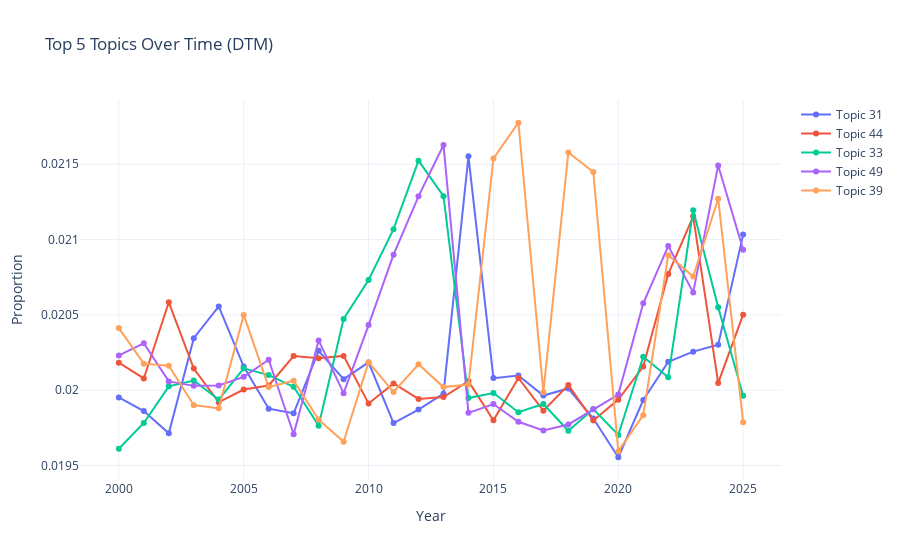

The cell this chart's notebook holds for it:
### Code cell
import plotly.graph_objects as go
import numpy as np

topic_means = topic_time_probs.mean(axis=0)
top5_idx = np.argsort(topic_means)[-5:]

def get_top_words(topic, timepoint, topn=8):
    words = loaded_dt_model.get_topic_words(topic, timepoint, top_n=topn)
    return ", ".join([w for w, p in words])

fig = go.Figure()

for k in top5_idx:
    y_values = topic_time_probs[:, k]

    htext = [
        f"Year: {all_years[t]}<br>"
        f"Topic {k}<br>"
        f"Top words: {get_top_words(k, t)}<br>"
        f"Proportion: {y_values[t]:.4f}"
        for t in range(len(all_years))
    ]

    fig.add_trace(go.Scatter(
        x=all_years,
        y=y_values,
        mode="lines+markers",
        name=f"Topic {k}",
        hovertext=htext,
        hoverinfo="text"
    ))

fig.update_layout(
    title="Top 5 Topics Over Time (DTM)",
    xaxis_title="Year",
    yaxis_title="Proportion",
    hovermode="closest",
    template="plotly_white"
)

fig.show()

### Figure 1 — Plotly figure (JSON) as saved in the notebook; plotly's stock layout.template omitted (floating-point values rounded to 4 significant figures)
{"data": [{"hoverinfo": "text", "hovertext": ["Year: 2000<br>Topic 31<br>Top words: algorithm, logic, information, program, theory, representation, datum, set<br>Proportion: 0.0200", "Year: 2001<br>Topic 31<br>Top words: quantum, information, language, algorithm, program, constraint, service, knowledge<br>Proportion: 0.0199", "Year: 2002<br>Topic 31<br>Top words: algorithm, program, complexity, semantic, code, computer, logic, datum<br>Proportion: 0.0197", "Year: 2003<br>Topic 31<br>Top words: algorithm, datum, information, code, constraint, language, dynamic, neural_network<br>Proportion: 0.0203", "Year: 2004<br>Topic 31<br>Top words: algorithm, information, network, software, graph, quantum, language, scheme<br>Proportion: 0.0206", "Year: 2005<br>Topic 31<br>Top words: algorithm, code, function, set, information, distribution, network, class<br>Proportion: 0.0202", "Year: 2006<br>Topic 31<br>Top words: algorithm, code, network, channel, set, information, rate, error<br>Proportion: 0.0199", "Year: 2007<br>Topic 31<br>Top words: network, code, complexity, channel, property, level, design, polynomial<br>Proportion: 0.0198", "Year: 2008<br>Topic 31<br>Top words: channel, graph, network, information, code, rate, function, scheme<br>Proportion: 0.0203", "Year: 2009<br>Topic 31<br>Top words: channel, code, information, algorithm, function, property, datum, graph<br>Proportion: 0.0201", "Year: 2010<br>Topic 31<br>Top words: graph, datum, information, channel, set, constraint, code, image<br>Proportion: 0.0202", "Year: 2011<br>Topic 31<br>Top words: graph, function, property, information, set, structure, datum, complexity<br>Proportion: 0.0198", "Year: 2012<br>Topic 31<br>Top words: information, graph, node, class, channel, set, linear, complexity<br>Proportion: 0.0199", "Year: 2013<br>Topic 31<br>Top words: network, graph, set, scheme, channel, code, optimal, structure<br>Proportion: 0.0200", "Year: 2014<br>Topic 31<br>Top words: network, set, channel, node, property, code, optimal, linear<br>Proportion: 0.0216", "Year: 2015<br>Topic 31<br>Top words: set, network, channel, linear, code, node, optimal, optimization<br>Proportion: 0.0201", "Year: 2016<br>Topic 31<br>Top words: set, channel, code, cost, real, single, recognition, optimization<br>Proportion: 0.0201", "Year: 2017<br>Topic 31<br>Top words: set, real, error, channel, code, strategy, linear, property<br>Proportion: 0.0200", "Year: 2018<br>Topic 31<br>Top words: set, relation, test, label, resource, processing, effective, software<br>Proportion: 0.0200", "Year: 2019<br>Topic 31<br>Top words: set, label, able, question, instance, word, resource, dimensional<br>Proportion: 0.0198", "Year: 2020<br>Topic 31<br>Top words: label, set, single, knowledge, effect, instance, speech, factor<br>Proportion: 0.0196", "Year: 2021<br>Topic 31<br>Top words: knowledge, single, label, online, input, speech, selection, factor<br>Proportion: 0.0199", "Year: 2022<br>Topic 31<br>Top words: knowledge, input, label, online, single, channel, feedback, dataset<br>Proportion: 0.0202", "Year: 2023<br>Topic 31<br>Top words: knowledge, input, label, online, channel, feedback, advantage, multi<br>Proportion: 0.0203", "Year: 2024<br>Topic 31<br>Top words: multi, knowledge, setting, online, feedback, advantage, service, mllm<br>Proportion: 0.0203", "Year: 2025<br>Topic 31<br>Top words: training, multi, representation, setting, online, feedback, mllm, service<br>Proportion: 0.0210"], "mode": "lines+markers", "name": "Topic 31", "type": "scatter", "x": [2000, 2001, 2002, 2003, 2004, 2005, 2006, 2007, 2008, 2009, 2010, 2011, 2012, 2013, 2014, 2015, 2016, 2017, 2018, 2019, 2020, 2021, 2022, 2023, 2024, 2025], "y": [0.01995, 0.01986, 0.01971, 0.02035, 0.02056, 0.02016, 0.01988, 0.01985, 0.02026, 0.02007, 0.02018, 0.01978, 0.01987, 0.01998, 0.02155, 0.02008, 0.0201, 0.01996, 0.02001, 0.01981, 0.01955, 0.01993, 0.02019, 0.02026, 0.0203, 0.02103]}, {"hoverinfo": "text", "hovertext": ["Year: 2000<br>Topic 44<br>Top words: algorithm, speech, program, set, complexity, relation, information, theory<br>Proportion: 0.0202", "Year: 2001<br>Topic 44<br>Top words: internet, algorithm, information, program, datum, function, logic, quantum<br>Proportion: 0.0201", "Year: 2002<br>Topic 44<br>Top words: algorithm, logic, domain, datum, set, network, programming, protocol<br>Proportion: 0.0206", "Year: 2003<br>Topic 44<br>Top words: program, software, algorithm, datum, service, constraint, local, information<br>Proportion: 0.0201", "Year: 2004<br>Topic 44<br>Top words: logic, network, information, order, constraint, service, datum, quantum<br>Proportion: 0.0199", "Year: 2005<br>Topic 44<br>Top words: channel, code, network, algorithm, information, complexity, theory, datum<br>Proportion: 0.0200", "Year: 2006<br>Topic 44<br>Top words: network, code, datum, channel, source, sequence, algorithm, optimal<br>Proportion: 0.0200", "Year: 2007<br>Topic 44<br>Top words: complexity, algorithm, network, probability, code, information, input, function<br>Proportion: 0.0202", "Year: 2008<br>Topic 44<br>Top words: network, code, algorithm, linear, channel, function, scheme, class<br>Proportion: 0.0202", "Year: 2009<br>Topic 44<br>Top words: algorithm, datum, set, channel, graph, image, order, language<br>Proportion: 0.0202", "Year: 2010<br>Topic 44<br>Top words: information, datum, channel, scheme, code, graph, linear, node<br>Proportion: 0.0199", "Year: 2011<br>Topic 44<br>Top words: datum, linear, code, scheme, structure, property, information, channel<br>Proportion: 0.0200", "Year: 2012<br>Topic 44<br>Top words: information, code, graph, order, image, class, channel, node<br>Proportion: 0.0199", "Year: 2013<br>Topic 44<br>Top words: structure, node, set, function, linear, code, optimal, distribution<br>Proportion: 0.0200", "Year: 2014<br>Topic 44<br>Top words: structure, function, set, channel, node, communication, optimal, class<br>Proportion: 0.0201", "Year: 2015<br>Topic 44<br>Top words: code, communication, complexity, optimal, structure, multi, set, channel<br>Proportion: 0.0198", "Year: 2016<br>Topic 44<br>Top words: domain, optimal, code, communication, node, property, point, strategy<br>Proportion: 0.0201", "Year: 2017<br>Topic 44<br>Top words: domain, node, error, type, sample, rate, real, semantic<br>Proportion: 0.0199", "Year: 2018<br>Topic 44<br>Top words: domain, type, node, word, cost, cnn, field, real_world<br>Proportion: 0.0200", "Year: 2019<br>Topic 44<br>Top words: domain, cost, pre, cnn, neural, word, real_world, random<br>Proportion: 0.0198", "Year: 2020<br>Topic 44<br>Top words: domain, cost, pre, pattern, cnn, access, instance, factor<br>Proportion: 0.0199", "Year: 2021<br>Topic 44<br>Top words: domain, cost, pre, pattern, retrieval, single, sample, modality<br>Proportion: 0.0202", "Year: 2022<br>Topic 44<br>Top words: domain, single, sample, pre, cost, pattern, retrieval, modality<br>Proportion: 0.0208", "Year: 2023<br>Topic 44<br>Top words: representation, level, pre, single, cost, pattern, modality, retrieval<br>Proportion: 0.0212", "Year: 2024<br>Topic 44<br>Top words: single, pre, cost, pattern, modality, retrieval, advanced, category<br>Proportion: 0.0200", "Year: 2025<br>Topic 44<br>Top words: accuracy, effective, cost, pattern, retrieval, motion, advanced, category<br>Proportion: 0.0205"], "mode": "lines+markers", "name": "Topic 44", "type": "scatter", "x": [2000, 2001, 2002, 2003, 2004, 2005, 2006, 2007, 2008, 2009, 2010, 2011, 2012, 2013, 2014, 2015, 2016, 2017, 2018, 2019, 2020, 2021, 2022, 2023, 2024, 2025], "y": [0.02018, 0.02008, 0.02058, 0.02014, 0.01992, 0.02, 0.02003, 0.02023, 0.02021, 0.02023, 0.01991, 0.02004, 0.01994, 0.01995, 0.02006, 0.0198, 0.02008, 0.01986, 0.02003, 0.0198, 0.01994, 0.02016, 0.02077, 0.02115, 0.02005, 0.0205]}, {"hoverinfo": "text", "hovertext": ["Year: 2000<br>Topic 33<br>Top words: algorithm, knowledge, logic, program, order, code, default, datum<br>Proportion: 0.0196", "Year: 2001<br>Topic 33<br>Top words: algorithm, language, set, word, program, network, programming, internet<br>Proportion: 0.0198", "Year: 2002<br>Topic 33<br>Top words: algorithm, information, logic, theory, computer, datum, network, search<br>Proportion: 0.0200", "Year: 2003<br>Topic 33<br>Top words: algorithm, program, information, logic, grid, set, theory, tool<br>Proportion: 0.0201", "Year: 2004<br>Topic 33<br>Top words: algorithm, network, logic, channel, way, size, information, graph<br>Proportion: 0.0199", "Year: 2005<br>Topic 33<br>Top words: channel, function, class, distribution, non, rule, network, set<br>Proportion: 0.0201", "Year: 2006<br>Topic 33<br>Top words: algorithm, network, information, function, code, datum, set, order<br>Proportion: 0.0201", "Year: 2007<br>Topic 33<br>Top words: rate, network, algorithm, code, channel, graph, design, optimization<br>Proportion: 0.0200", "Year: 2008<br>Topic 33<br>Top words: network, algorithm, channel, information, datum, code, set, error<br>Proportion: 0.0198", "Year: 2009<br>Topic 33<br>Top words: network, algorithm, channel, information, code, function, linear, probability<br>Proportion: 0.0205", "Year: 2010<br>Topic 33<br>Top words: network, information, datum, node, set, function, order, scheme<br>Proportion: 0.0207", "Year: 2011<br>Topic 33<br>Top words: network, node, information, function, scheme, datum, distribution, graph<br>Proportion: 0.0211", "Year: 2012<br>Topic 33<br>Top words: network, graph, order, channel, set, code, structure, scheme<br>Proportion: 0.0215", "Year: 2013<br>Topic 33<br>Top words: network, set, code, linear, node, function, optimal, efficient<br>Proportion: 0.0213", "Year: 2014<br>Topic 33<br>Top words: network, function, order, class, point, channel, code, distribution<br>Proportion: 0.0199", "Year: 2015<br>Topic 33<br>Top words: optimal, order, knowledge, structure, communication, channel, power, object<br>Proportion: 0.0200", "Year: 2016<br>Topic 33<br>Top words: optimal, code, non, input, knowledge, scheme, efficient, communication<br>Proportion: 0.0199", "Year: 2017<br>Topic 33<br>Top words: optimal, layer, channel, single, estimation, type, code, rate<br>Proportion: 0.0199", "Year: 2018<br>Topic 33<br>Top words: optimal, layer, word, complexity, computation, step, previous, experimental<br>Proportion: 0.0197", "Year: 2019<br>Topic 33<br>Top words: optimal, word, similar, power, mechanism, key, standard, instance<br>Proportion: 0.0199", "Year: 2020<br>Topic 33<br>Top words: optimal, multi, design, word, event, instance, able, objective<br>Proportion: 0.0197", "Year: 2021<br>Topic 33<br>Top words: multi, design, optimal, generative, word, human, software, power<br>Proportion: 0.0202", "Year: 2022<br>Topic 33<br>Top words: human, design, word, recognition, generative, error, class, addition<br>Proportion: 0.0201", "Year: 2023<br>Topic 33<br>Top words: human, neural_network, design, class, error, generative, recognition, word<br>Proportion: 0.0212", "Year: 2024<br>Topic 33<br>Top words: design, neural_network, class, error, set, generative, change, similarity<br>Proportion: 0.0206", "Year: 2025<br>Topic 33<br>Top words: benchmark, error, neural_network, change, statistical, similarity, advantage, similar<br>Proportion: 0.0200"], "mode": "lines+markers", "name": "Topic 33", "type": "scatter", "x": [2000, 2001, 2002, 2003, 2004, 2005, 2006, 2007, 2008, 2009, 2010, 2011, 2012, 2013, 2014, 2015, 2016, 2017, 2018, 2019, 2020, 2021, 2022, 2023, 2024, 2025], "y": [0.01961, 0.01978, 0.02003, 0.02006, 0.01994, 0.02015, 0.0201, 0.02002, 0.01976, 0.02047, 0.02073, 0.02107, 0.02152, 0.02129, 0.01995, 0.01998, 0.01985, 0.01991, 0.01973, 0.01987, 0.0197, 0.02022, 0.02009, 0.0212, 0.02055, 0.01996]}, {"hoverinfo": "text", "hovertext": ["Year: 2000<br>Topic 49<br>Top words: logic, algorithm, constraint, graph, filter, program, information, datum<br>Proportion: 0.0202", "Year: 2001<br>Topic 49<br>Top words: algorithm, information, datum, property, level, software, computer, constraint<br>Proportion: 0.0203", "Year: 2002<br>Topic 49<br>Top words: algorithm, logic, network, property, graph, function, datum, program<br>Proportion: 0.0201", "Year: 2003<br>Topic 49<br>Top words: datum, algorithm, graph, information, resource, particular, parallel, network<br>Proportion: 0.0200", "Year: 2004<br>Topic 49<br>Top words: network, algorithm, datum, logic, graph, space, set, information<br>Proportion: 0.0200", "Year: 2005<br>Topic 49<br>Top words: algorithm, channel, network, tool, linear, code, datum, information<br>Proportion: 0.0201", "Year: 2006<br>Topic 49<br>Top words: network, algorithm, information, channel, set, graph, complexity, quantum<br>Proportion: 0.0202", "Year: 2007<br>Topic 49<br>Top words: network, algorithm, channel, datum, code, information, distribution, scheme<br>Proportion: 0.0197", "Year: 2008<br>Topic 49<br>Top words: algorithm, graph, network, channel, information, space, single, constant<br>Proportion: 0.0203", "Year: 2009<br>Topic 49<br>Top words: algorithm, channel, information, datum, optimal, set, class, distribution<br>Proportion: 0.0200", "Year: 2010<br>Topic 49<br>Top words: algorithm, graph, set, order, scheme, design, information, channel<br>Proportion: 0.0204", "Year: 2011<br>Topic 49<br>Top words: algorithm, datum, graph, node, optimal, non, protocol, set<br>Proportion: 0.0209", "Year: 2012<br>Topic 49<br>Top words: algorithm, set, code, graph, node, class, channel, optimal<br>Proportion: 0.0213", "Year: 2013<br>Topic 49<br>Top words: algorithm, function, scheme, optimal, graph, channel, linear, set<br>Proportion: 0.0216", "Year: 2014<br>Topic 49<br>Top words: algorithm, set, function, class, point, channel, optimal, order<br>Proportion: 0.0198", "Year: 2015<br>Topic 49<br>Top words: linear, optimization, matrix, code, communication, language, property, representation<br>Proportion: 0.0199", "Year: 2016<br>Topic 49<br>Top words: code, scheme, space, class, knowledge, communication, real, object<br>Proportion: 0.0198", "Year: 2017<br>Topic 49<br>Top words: agent, code, error, policy, linear, real, environment, cnn<br>Proportion: 0.0197", "Year: 2018<br>Topic 49<br>Top words: agent, policy, type, action, memory, question, semantic, signal<br>Proportion: 0.0198", "Year: 2019<br>Topic 49<br>Top words: agent, type, policy, efficiency, action, resource, question, well<br>Proportion: 0.0199", "Year: 2020<br>Topic 49<br>Top words: agent, policy, type, efficiency, attention, datum, question, dynamic<br>Proportion: 0.0200", "Year: 2021<br>Topic 49<br>Top words: agent, attention, type, policy, efficiency, memory, practical, speech<br>Proportion: 0.0206", "Year: 2022<br>Topic 49<br>Top words: prediction, dynamic, attention, type, policy, efficiency, speech, memory<br>Proportion: 0.0210", "Year: 2023<br>Topic 49<br>Top words: prediction, dynamic, policy, efficiency, memory, speech, practical, probability<br>Proportion: 0.0206", "Year: 2024<br>Topic 49<br>Top words: accuracy, prediction, dynamic, efficiency, policy, memory, practical, speech<br>Proportion: 0.0215", "Year: 2025<br>Topic 49<br>Top words: prediction, efficiency, policy, memory, practical, speech, selection, reinforcement_learning<br>Proportion: 0.0209"], "mode": "lines+markers", "name": "Topic 49", "type": "scatter", "x": [2000, 2001, 2002, 2003, 2004, 2005, 2006, 2007, 2008, 2009, 2010, 2011, 2012, 2013, 2014, 2015, 2016, 2017, 2018, 2019, 2020, 2021, 2022, 2023, 2024, 2025], "y": [0.02023, 0.02031, 0.02006, 0.02003, 0.02003, 0.02009, 0.0202, 0.01971, 0.02033, 0.01998, 0.02043, 0.0209, 0.02129, 0.02163, 0.01985, 0.01991, 0.01979, 0.01973, 0.01977, 0.01987, 0.01997, 0.02058, 0.02096, 0.02065, 0.02149, 0.02093]}, {"hoverinfo": "text", "hovertext": ["Year: 2000<br>Topic 39<br>Top words: algorithm, theory, notion, complete, logic, program, datum, language<br>Proportion: 0.0204", "Year: 2001<br>Topic 39<br>Top words: constraint, algorithm, information, graph, service, internet, change, logic<br>Proportion: 0.0202", "Year: 2002<br>Topic 39<br>Top words: network, semantic, point, configuration, deterministic, algorithm, information, language<br>Proportion: 0.0202", "Year: 2003<br>Topic 39<br>Top words: algorithm, logic, network, program, function, order, self, datum<br>Proportion: 0.0199", "Year: 2004<br>Topic 39<br>Top words: information, algorithm, network, datum, theory, constraint, graph, quantum<br>Proportion: 0.0199", "Year: 2005<br>Topic 39<br>Top words: algorithm, network, information, rate, set, logic, complexity, structure<br>Proportion: 0.0205", "Year: 2006<br>Topic 39<br>Top words: information, algorithm, set, code, language, datum, complexity, order<br>Proportion: 0.0200", "Year: 2007<br>Topic 39<br>Top words: code, channel, algorithm, function, network, datum, graph, rate<br>Proportion: 0.0201", "Year: 2008<br>Topic 39<br>Top words: network, algorithm, channel, datum, code, rate, information, scheme<br>Proportion: 0.0198", "Year: 2009<br>Topic 39<br>Top words: channel, algorithm, information, graph, rate, linear, order, function<br>Proportion: 0.0197", "Year: 2010<br>Topic 39<br>Top words: code, datum, graph, information, function, node, property, design<br>Proportion: 0.0202", "Year: 2011<br>Topic 39<br>Top words: set, graph, datum, optimal, information, complexity, property, node<br>Proportion: 0.0200", "Year: 2012<br>Topic 39<br>Top words: information, graph, channel, set, order, structure, rate, class<br>Proportion: 0.0202", "Year: 2013<br>Topic 39<br>Top words: information, graph, property, structure, probability, node, scheme, size<br>Proportion: 0.0200", "Year: 2014<br>Topic 39<br>Top words: information, network, node, set, scheme, non, distribution, structure<br>Proportion: 0.0200", "Year: 2015<br>Topic 39<br>Top words: network, node, order, non, class, linear, pattern, rate<br>Proportion: 0.0215", "Year: 2016<br>Topic 39<br>Top words: network, node, efficient, space, communication, scheme, distribution, scale<br>Proportion: 0.0218", "Year: 2017<br>Topic 39<br>Top words: network, code, node, communication, semantic, efficient, cost, metric<br>Proportion: 0.0200", "Year: 2018<br>Topic 39<br>Top words: network, robust, code, metric, cnn, previous, layer, sequence<br>Proportion: 0.0216", "Year: 2019<br>Topic 39<br>Top words: network, robust, previous, sequence, computation, able, cnn, map<br>Proportion: 0.0214", "Year: 2020<br>Topic 39<br>Top words: robust, previous, network, computation, online, software, decision, probability<br>Proportion: 0.0196", "Year: 2021<br>Topic 39<br>Top words: robust, previous, signal, understanding, diffusion, dataset, computation, datum<br>Proportion: 0.0198", "Year: 2022<br>Topic 39<br>Top words: dataset, robust, signal, previous, way, audio, understanding, diffusion<br>Proportion: 0.0209", "Year: 2023<br>Topic 39<br>Top words: domain, robust, diffusion, sequence, way, signal, understanding, audio<br>Proportion: 0.0208", "Year: 2024<br>Topic 39<br>Top words: image, diffusion, robust, sequence, signal, understanding, way, audio<br>Proportion: 0.0213", "Year: 2025<br>Topic 39<br>Top words: robust, sequence, pre, signal, essential, way, structured, rank<br>Proportion: 0.0198"], "mode": "lines+markers", "name": "Topic 39", "type": "scatter", "x": [2000, 2001, 2002, 2003, 2004, 2005, 2006, 2007, 2008, 2009, 2010, 2011, 2012, 2013, 2014, 2015, 2016, 2017, 2018, 2019, 2020, 2021, 2022, 2023, 2024, 2025], "y": [0.02041, 0.02018, 0.02016, 0.0199, 0.01988, 0.0205, 0.02002, 0.02006, 0.0198, 0.01966, 0.02019, 0.01999, 0.02017, 0.02002, 0.02004, 0.02154, 0.02178, 0.01999, 0.02158, 0.02145, 0.0196, 0.01983, 0.0209, 0.02075, 0.02127, 0.01979]}], "layout": {"hovermode": "closest", "title": {"text": "Top 5 Topics Over Time (DTM)"}, "xaxis": {"title": {"text": "Year"}}, "yaxis": {"title": {"text": "Proportion"}}}}
